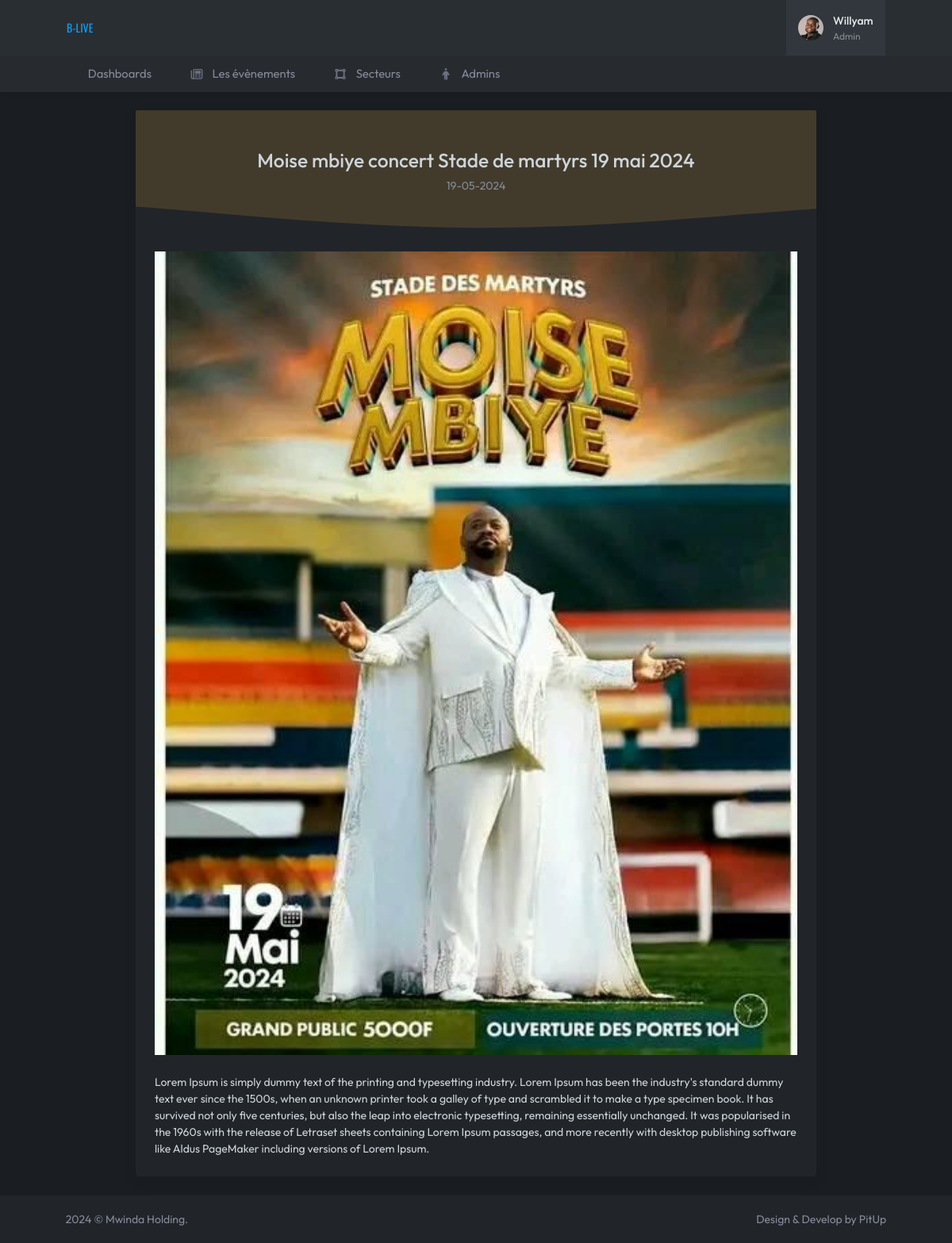
Screenshot of /admins/astuce-1 (signed in) with the database file from the repository.
### tables this page shows
CREATE TABLE IF NOT EXISTS `tb_astuce` (
  `id` int NOT NULL AUTO_INCREMENT,
  `titre` text ,
  `youtube` text ,
  `price` int DEFAULT NULL,
  `secteur` int DEFAULT NULL,
  `contenue` text ,
  `admin` int DEFAULT NULL,
  `datepublish` date DEFAULT NULL,
  `date_event` date DEFAULT NULL,
  `avatar` text ,
  `status` tinyint DEFAULT '0',
  PRIMARY KEY (`id`)
);

### admins/models/astuce-detail.php (called while the page is built, shortened)
<?php
$db = db();
$req = $db->prepare("SELECT tb_astuce.*, DATE_FORMAT(tb_astuce.date_event, '%d-%m-%Y') AS publicate_date FROM tb_astuce WHERE id = ? AND status = 1");
$req->execute([ $_GET['id'] ]);

### admins/astuce.php (the view, shortened to what this page needs)
<!DOCTYPE html>
<html
    lang="en"
    data-layout="horizontal"
    data-topbar="light"
    data-sidebar="light"
    data-bs-theme="dark"
    data-sidebar-size="lg"
    data-sidebar-image="none"
    data-preloader="disable"
    data-theme="vintage"
    data-theme-colors="default"
    data-sidebar-user-show
>
    <head>
        <link href="assets/css/bootstrap.min.css" rel="stylesheet" type="text/css" />
        <link href="assets/css/icons.min.css" rel="stylesheet" type="text/css" />
        <link href="assets/css/app.min.css" rel="stylesheet" type="text/css" />
        <link href="assets/css/custom.min.css" rel="stylesheet" type="text/css" />
        <link rel="stylesheet" href="https://cdnjs.cloudflare.com/ajax/libs/MaterialDesign-Webfont/6.5.95/css/materialdesignicons.min.css" />
        <link
            rel="stylesheet"
            href="https://cdnjs.cloudflare.com/ajax/libs/MaterialDesign-Webfont/6.5.95/css/materialdesignicons.css
            "
        />
        <link rel="stylesheet" href="https://cdnjs.cloudflare.com/ajax/libs/MaterialDesign-Webfont/6.5.95/css/materialdesignicons.css.map" />
        <link rel="stylesheet" href="https://cdnjs.cloudflare.com/ajax/libs/MaterialDesign-Webfont/6.5.95/css/materialdesignicons.min.css.map" />
        <link rel="stylesheet" type="text/css" href="https://cdnjs.cloudflare.com/ajax/libs/font-awesome/6.0.0-beta3/css/all.min.css" />
        <link rel="stylesheet" type="text/css" href="https://cdnjs.cloudflare.com/ajax/libs/font-awesome/6.0.0-beta3/css/fontawesome.min.css" />
        <link rel="stylesheet" href="https://cdn.datatables.net/1.11.5/css/dataTables.bootstrap5.min.css" />
        <link rel="stylesheet" href="https://cdn.datatables.net/responsive/2.2.9/css/responsive.bootstrap.min.css" />
        <link rel="stylesheet" href="https://cdn.datatables.net/buttons/2.2.2/css/buttons.dataTables.min.css" />
    </head>
    <body>
        <div id="layout-wrapper">
            <?php require 'views/header.php'; ?>
            <?php require 'views/nav.php'; ?>
            <div class="main-content">
                <div class="page-content">
                    <?php
                        require 'models/astuce-detail.php';
                        if ($res = $req->fetch(PDO::FETCH_OBJ)) {
                    ?>
                        <div class="container-fluid">
                            <div class="row justify-content-center">
                                <div class="col-lg-10">
                                    <div class="card">
                                        <div class="bg-warning-subtle position-relative">
                                            <div class="card-body p-5">
                                                <div class="text-center">
                                                    <h3><?= $res->titre ?></h3>
                                                    <p class="mb-0 text-muted"><?= $res->publicate_date ?></p>
                                                </div>
                                            </div>
                                            <div class="shape">
                                            </div>
                                        </div>
                                        <div class="card-body p-4">
                                            <div class="mb-4">
                                                <img style="width: 100%;" src="assets/astuce/<?= $res->avatar ?>">
                                            </div>
                                            <div>
                                                <?= $res->contenue ?>
                                            </div>
                                        </div>
                                    </div>
                                </div>
                            </div>
                        </div>
                    <?php } ?>
                </div>
                <?php require 'views/footer.php'; ?>
            </div>
        </div>
    </body>
</html>

### rows the page displays
tb_astuce: titre "Moise mbiye concert Stade de martyrs 19 mai 2024", avatar (picture), contenue "Lorem Ipsum is simply dummy text of the printing and typesetting industry. Lorem Ipsum has been the industry's standard dummy text ever since the 1500s, when an unknown printer took a galley of type and scrambled it to make a type specimen book. It has survived not only five centuries, but also the leap into electronic typesetting, remaining essentially unchanged. It was popularised in the 1960s with the release of Letraset sheets containing Lorem Ipsum passages, and more recently with desktop publishing software like Aldus PageMaker including versions of Lorem Ipsum."

### other values shown
$_SESSION['nom'] "Willyam"
$res->publicate_date "19-05-2024"
